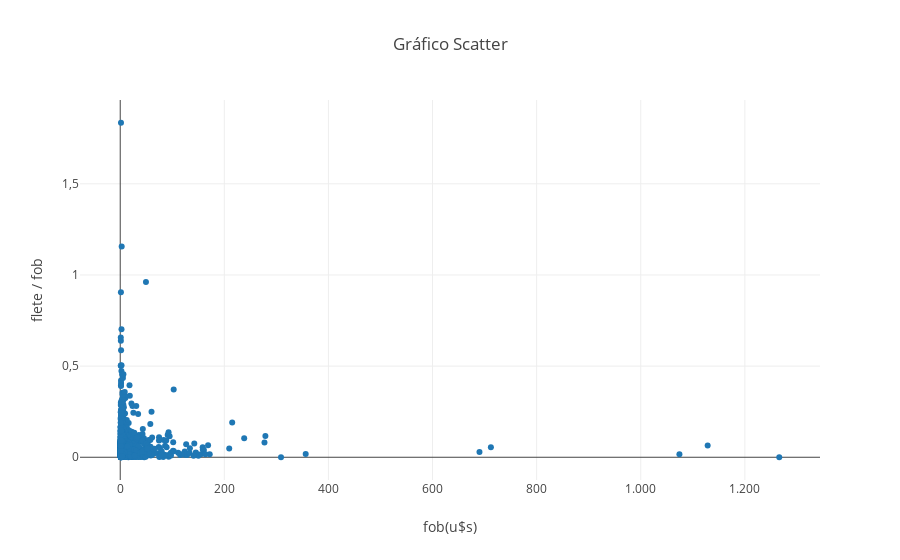

The cell this chart's notebook holds for it:
### Code cell
def plot_observaciones():
    df_plot = df.copy()
    df_plot = calculos(df_plot)
    df_plot = df_plot[(df_plot["fob(u$s)"] >= 1_000_000)&(df_plot.continente != "Indeterminado")&
                      (df.pais_descri != "Argentina")]
    fig = go.Figure(data=go.Scatter(
    x=df_plot["fob(u$s)"]/1_000_000,
    y=df_plot['fle_fob'],
    mode='markers',
    
    customdata=df_plot[["ncm", "ncm_descri", "pais_descri", "fob(u$s)", "fle_unitario"]],
    hovertemplate=
    "<b>Flete / FOB:</b> %{y}<br>" +
    "<b>Flete:</b> %{x}<br>"+
    "<b>NCM:</b> %{customdata[0]}<br>" +
    "<b>Descripción NCM:</b> %{customdata[1]}<br>" +
    "<b>País:</b> %{customdata[2]}<br>" +
    "<b>FOB:</b> %{customdata[3]}<br>" +
    "<b>Flete Unitario:</b> %{customdata[4]}<br>" +
    "<extra></extra>"
    
    # customdata=[
    #     df_plot["ncm"], df_plot["ncm_descri"], df_plot["pais_descri"], df_plot["fle_fob"], df_plot["fle_unitario"]
    # ],
    # hovertemplate=
    # '<b>ncm:</b> %{customdata[0]}<br>' +
    # '<b>ncm_descri:</b> %{customdata[1]}<br>' +
    # '<b>pais_descri:</b> %{customdata[2]}<br>' +
    # '<b>fle_fob:</b> %{customdata[3]}<br>' +
    # '<b>fle_unitario:</b> %{customdata[4]}<br>',
))

    fig.update_yaxes(tickformat = ",")
    fig.update_xaxes(tickformat = ",")
    fig.update_layout(
        template = None,
        xaxis_title='fob(u$s)',
        yaxis_title='flete / fob',
        title='Gráfico Scatter',
        separators = ",."
    )
    return fig

plot_observaciones()

### Figure 1 — Plotly figure (JSON) as saved in the notebook; plotly's stock layout.template omitted (floating-point values rounded to 4 significant figures; data arrays with more than 128 entries replaced by an {"elided": "..."} marker saying what was removed)
{"data": [{"customdata": {"elided": "5642x5 mixed values"}, "hovertemplate": "<b>Flete / FOB:</b> %{y}<br><b>Flete:</b> %{x}<br><b>NCM:</b> %{customdata[0]}<br><b>Descripción NCM:</b> %{customdata[1]}<br><b>País:</b> %{customdata[2]}<br><b>FOB:</b> %{customdata[3]}<br><b>Flete Unitario:</b> %{customdata[4]}<br><extra></extra>", "mode": "markers", "type": "scatter", "x": {"elided": "5642 float values"}, "y": {"elided": "5642 float values"}}], "layout": {"separators": ",.", "title": {"text": "Gráfico Scatter"}, "xaxis": {"tickformat": ",", "title": {"text": "fob(u$s)"}}, "yaxis": {"tickformat": ",", "title": {"text": "flete / fob"}}}}
